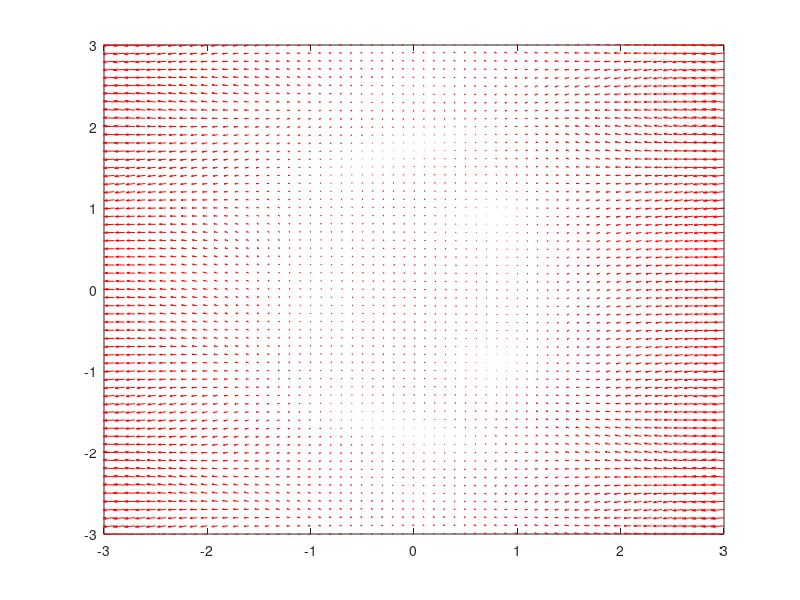

Recreate this plot in MATLAB.
clear all
x = [-3:0.1:3];
y = [-3:0.1:3];
[X, Y] = meshgrid(x, y);
F1 = cos(Y) - X.^2;
F2 = sin(-X + Y.^2);
quiver(X, Y, F1, F2, 'r')
xlim([-3 3]);
ylim([-3 3]);